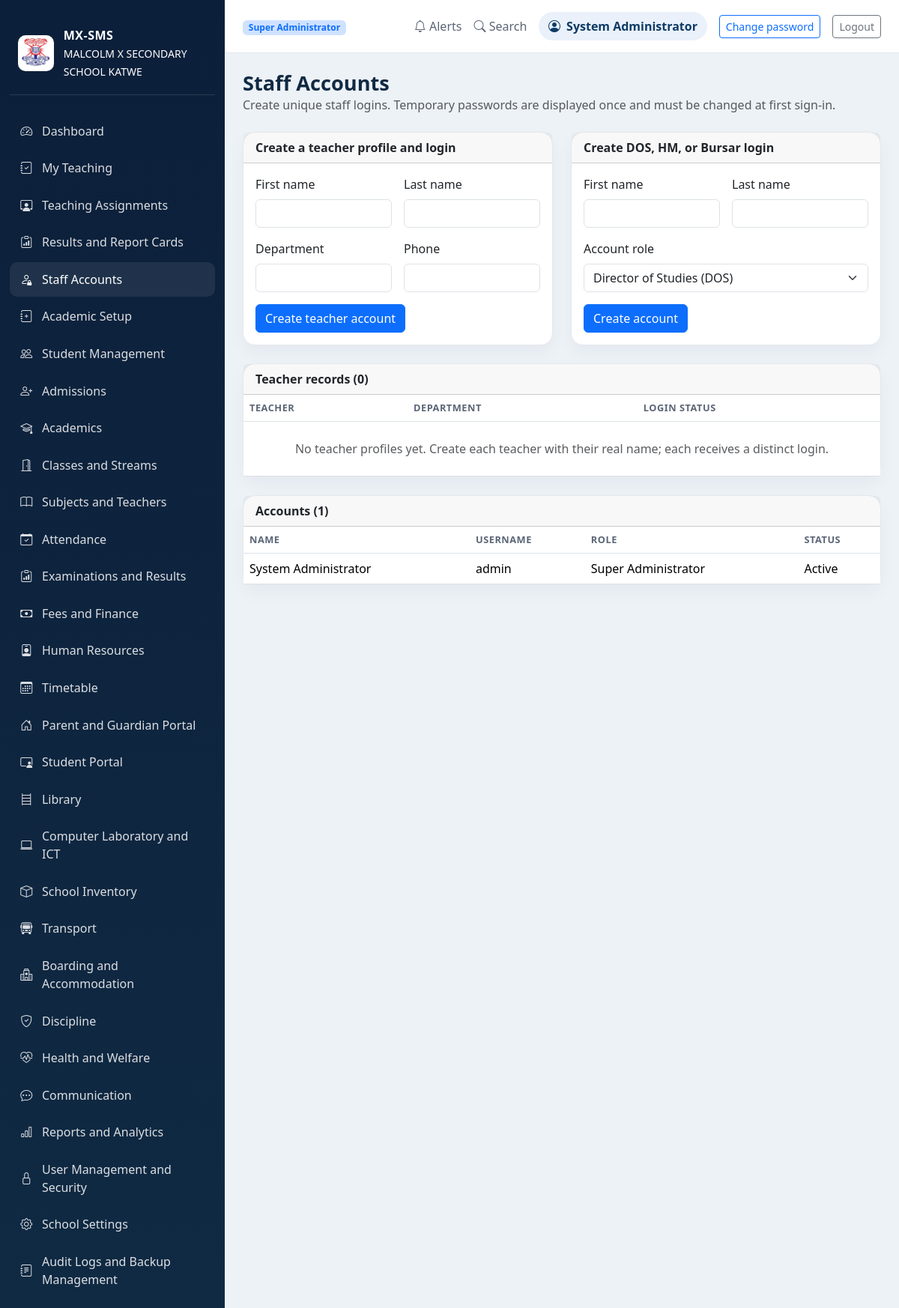
Page /accounts (signed in) on the committed database.
### app/models.py (models this page shows, shortened)
class Role(db.Model):
    __tablename__ = "role"
    id: Mapped[int] = mapped_column(Integer, primary_key=True)
    name: Mapped[str] = mapped_column(String(80), unique=True, nullable=False)
    description: Mapped[str] = mapped_column(Text, default="")
    permissions: Mapped[list["Permission"]] = relationship(
        "Permission",
        secondary=roles_permissions,
        back_populates="roles",
        cascade="all, delete",
    )
    users: Mapped[list["User"]] = relationship("User", back_populates="role")

class User(UserMixin, db.Model):
    __tablename__ = "user"
    id: Mapped[int] = mapped_column(Integer, primary_key=True)
    username: Mapped[str] = mapped_column(String(40), unique=True, nullable=False)
    email: Mapped[str] = mapped_column(String(120), unique=True, nullable=False)
    password_hash: Mapped[str] = mapped_column(String(255), nullable=False)
    first_name: Mapped[str] = mapped_column(String(80), nullable=False)
    last_name: Mapped[str] = mapped_column(String(80), nullable=False)
    role_id: Mapped[int | None] = mapped_column(ForeignKey("role.id"), nullable=True)
    is_active: Mapped[bool] = mapped_column(default=True)
    created_at: Mapped[datetime] = mapped_column(DateTime, default=datetime.utcnow)
    role: Mapped[Role | None] = relationship("Role", back_populates="users")
    @property
    def full_name(self):
        return f"{self.first_name} {self.last_name}".strip()

### app/routes.py (the view)
@main.route("/accounts")
@login_required
def staff_accounts():
    users = User.query.order_by(User.username).all()
    teachers = Teacher.query.order_by(Teacher.full_name).all()
    unlinked_teachers = [teacher for teacher in teachers if teacher.user_id is None]
    return render_template(
        "staff_accounts.html",
        users=users,
        teachers=teachers,
        unlinked_teachers=unlinked_teachers,
        staff_form=StaffAccountForm(),
        teacher_form=TeacherForm(),
    )

### app/forms.py
class StaffAccountForm(FlaskForm):
    first_name = StringField("First name", validators=[DataRequired(), Length(max=80)])
    last_name = StringField("Last name", validators=[DataRequired(), Length(max=80)])
    role = SelectField(
        "Account role",
        choices=[
            ("Director of Studies", "Director of Studies (DOS)"),
            ("Headmaster", "Headmaster (HM)"),
            ("Bursar", "Bursar"),
        ],
        validators=[DataRequired()],
    )
    submit = SubmitField("Create account")

class TeacherForm(FlaskForm):
    first_name = StringField("First name", validators=[DataRequired(), Length(max=80)])
    last_name = StringField("Last name", validators=[DataRequired(), Length(max=80)])
    department = StringField("Department", validators=[DataRequired(), Length(max=80)])
    phone = StringField("Phone", validators=[Optional(), Length(max=30)])
    submit = SubmitField("Create teacher account")

### app/routes.py (called while the page is built, shortened)
def role_name(user=None):
    user = user or current_user._get_current_object()
    if isinstance(user, StudentAccount):
        return "Student"
    user_role = getattr(user, "role", None)
    return user_role.name if user_role else None

@main.before_request
def restrict_student_access():
    if not current_user.is_authenticated:
        return None
    user = current_user._get_current_object()
    endpoint = request.endpoint
    if isinstance(user, StudentAccount):
        if endpoint not in STUDENT_ENDPOINTS:
            return redirect(url_for("main.student_portal"))
        return None
    role = role_name(user)
    if role == "Super Administrator":
        return None
    if endpoint not in ROLE_ENDPOINTS.get(role, set()):
        abort(403)
    return None

@main.context_processor
def inject_globals():
    user_role = role_name()
    if user_role == "Student":
        allowed_slugs = {"student-portal"}
    elif user_role == "Teacher":
        allowed_slugs = {"dashboard", "teacher-work"}
    elif user_role == "Bursar":
        allowed_slugs = {"dashboard", "finance"}
    else:
        allowed_slugs = {module["slug"] for module in MODULES}
    school = School.query.first()
    return {
        "module_nav": [module for module in MODULES if module["slug"] in allowed_slugs],
        "is_student_user": user_role == "Student",
        "user_role": user_role,
        "school": school,
        "school_name": school.name if school else "MALCOLM X SECONDARY SCHOOL KATWE",
    }

### app/templates/staff_accounts.html (shortened to what this page needs)
{% extends 'base.html' %}
{% block content %}
<div class="mb-4">
  <h2 class="page-title">Staff Accounts</h2>
  <p class="text-muted mb-0">Create unique staff logins. Temporary passwords are displayed once and must be changed at first sign-in.</p>
</div>
<div class="row g-4 mb-4">
  <div class="col-lg-6">
    <div class="card h-100">
      <div class="card-header"><strong>Create a teacher profile and login</strong></div>
      <div class="card-body">
        <form method="POST" action="{{ url_for('main.create_teacher_account') }}">
          <div class="row g-3">
            <div class="col-md-6">{{ teacher_form.first_name.label(class_='form-label') }}{{ teacher_form.first_name(class_='form-control') }}</div>
            <div class="col-md-6">{{ teacher_form.last_name.label(class_='form-label') }}{{ teacher_form.last_name(class_='form-control') }}</div>
            <div class="col-md-6">{{ teacher_form.department.label(class_='form-label') }}{{ teacher_form.department(class_='form-control') }}</div>
            <div class="col-md-6">{{ teacher_form.phone.label(class_='form-label') }}{{ teacher_form.phone(class_='form-control') }}</div>
          </div>
          <div class="mt-3">{{ teacher_form.submit(class_='btn btn-primary') }}</div>
        </form>
      </div>
    </div>
  </div>
  <div class="col-lg-6">
    <div class="card h-100">
      <div class="card-header"><strong>Create DOS, HM, or Bursar login</strong></div>
      <div class="card-body">
        <form method="POST" action="{{ url_for('main.create_staff_account') }}">
          <div class="row g-3">
            <div class="col-md-6">{{ staff_form.first_name.label(class_='form-label') }}{{ staff_form.first_name(class_='form-control') }}</div>
            <div class="col-md-6">{{ staff_form.last_name.label(class_='form-label') }}{{ staff_form.last_name(class_='form-control') }}</div>
            <div class="col-12">{{ staff_form.role.label(class_='form-label') }}{{ staff_form.role(class_='form-select') }}</div>
          </div>
          <div class="mt-3">{{ staff_form.submit(class_='btn btn-primary') }}</div>
        </form>
      </div>
    </div>
  </div>
</div>
<div class="card mb-4">
  <div class="card-header d-flex justify-content-between align-items-center">
    <strong>Teacher records ({{ teachers|length }})</strong>
  </div>
  <div class="table-responsive">
    <table class="table table-hover align-middle mb-0">
      <thead><tr><th>Teacher</th><th>Department</th><th>Login status</th></tr></thead>
      <tbody>
        {% for teacher in teachers %}
          <tr>
            <td>{{ teacher.full_name }}</td>
            <td>{{ teacher.department }}</td>
            <td>{% if teacher.user_id %}<span class="badge text-bg-success">Account ready</span>{% else %}<span class="badge text-bg-warning">Needs account</span>{% endif %}</td>
          </tr>
        {% else %}
          <tr><td colspan="3" class="text-center text-muted py-4">No teacher profiles yet. Create each teacher with their real name; each receives a distinct login.</td></tr>
        {% endfor %}
      </tbody>
    </table>
  </div>
</div>
<div class="card">
  <div class="card-header"><strong>Accounts ({{ users|length }})</strong></div>
  <div class="table-responsive">
    <table class="table table-hover align-middle mb-0">
      <thead><tr><th>Name</th><th>Username</th><th>Role</th><th>Status</th></tr></thead>
      <tbody>
        {% for user in users %}
          <tr>
            <td>{{ user.full_name }}</td>
            <td>{{ user.username }}</td>
            <td>{{ user.role.name if user.role else 'No role assigned' }}</td>
            <td>{{ 'Active' if user.is_active else 'Disabled' }}</td>
          </tr>
        {% else %}
          <tr><td colspan="4" class="text-center text-muted py-4">No staff accounts found.</td></tr>
        {% endfor %}
      </tbody>
    </table>
  </div>
</div>
{% endblock %}

### app/templates/base.html (shortened to what this page needs)
<!DOCTYPE html>
<html lang="en">
  <head>
    <link href="https://cdn.jsdelivr.net/npm/bootstrap@5.3.3/dist/css/bootstrap.min.css" rel="stylesheet" />
    <link rel="stylesheet" href="https://cdn.jsdelivr.net/npm/bootstrap-icons@1.11.3/font/bootstrap-icons.min.css" />
    <link rel="stylesheet" href="{{ url_for('static', filename='css/style.css') }}" />
  </head>
  <body>
    {% if current_user.is_authenticated %}
    <div class="app-shell d-flex">
      <aside class="sidebar">
        <div class="brand-box">
          <img
            class="school-badge sidebar-school-badge"
            src="{{ url_for('static', filename=school.profile_photo) if school and school.profile_photo else url_for('static', filename='images/school-badge.png') }}"
            alt="{{ school.name ~ ' profile picture' if school and school.profile_photo else 'Malcolm X Secondary School badge' }}"
          />
          <div>
            <div class="brand-name">MX-SMS</div>
            <small>{{ school_name }}</small>
          </div>
        </div>
        <nav class="nav flex-column mt-4 sidebar-nav">
          {% for module in module_nav %}
            <a class="nav-link {% if request.endpoint == module.route %}active{% endif %}" href="{{ url_for(module.route) }}">
              <i class="bi {{ module.icon }}"></i>
              <span>{{ module.label }}</span>
            </a>
          {% endfor %}
        </nav>
      </aside>
      <main class="content-area">
        <header class="topbar">
          <div>
            <span class="badge bg-primary-subtle text-primary">
              {{ 'Student portal' if is_student_user else user_role }}
            </span>
          </div>
          <div class="topbar-actions">
            <span class="me-3"><i class="bi bi-bell"></i> Alerts</span>
            <span class="me-3"><i class="bi bi-search"></i> Search</span>
            <span class="user-pill"><i class="bi bi-person-circle"></i> {{ current_user.full_name }}</span>
            {% if not is_student_user %}
              <a href="{{ url_for('main.staff_change_password') }}" class="btn btn-sm btn-outline-primary ms-3">Change password</a>
            {% endif %}
            <a href="{{ url_for('main.logout') }}" class="btn btn-sm btn-outline-secondary ms-3">Logout</a>
          </div>
        </header>
        <div class="page-body">{% block content %}{% endblock %}</div>
      </main>
    </div>
    {% endif %}
  </body>
</html>

### app/static/css/style.css (style rules this page uses)
:root { --primary: #0d3b66; --primary-soft: #eaf1fb; --navy: #102a43; --muted: #5b6576; --panel: #f8fafc; --light-border: #e5e7eb; --success: #1b9c85; --warning: #f4b942; --info: #3b82f6; }
body { background: #edf2f7; color: #1f2937; font-family: "Segoe UI", Tahoma, sans-serif; }
.school-badge { display: block; flex: 0 0 auto; object-fit: contain; background: #fff; border-radius: 10px; }
.sidebar-school-badge { width: 48px; height: 48px; padding: 2px; }
.app-shell { min-height: 100vh; }
.sidebar { width: 300px; background: linear-gradient(180deg, #0c1f3a 0%, #102a43 100%); color: white; padding: 1.2rem 0.8rem; overflow-y: auto; }
.brand-box { display: flex; align-items: center; gap: 0.8rem; padding: 1rem 0.7rem 1.2rem; border-bottom: 1px solid rgba(255, 255, 255, 0.12); }
.brand-name { font-weight: 700; letter-spacing: 0.03em; }
.sidebar-nav { gap: 0.2rem; }
.sidebar-nav .nav-link { color: rgba(255,255,255,0.85); border-radius: 10px; padding: 0.7rem 0.9rem; display: flex; align-items: center; gap: 0.8rem; transition: 0.2s ease; }
.sidebar-nav .nav-link:hover, .sidebar-nav .nav-link.active { background: rgba(255,255,255,0.08); color: white; }
.content-area { flex: 1; background: #edf2f7; }
.topbar { background: white; border-bottom: 1px solid var(--light-border); padding: 1rem 1.5rem; display: flex; justify-content: space-between; align-items: center; }
.topbar-actions { display: flex; align-items: center; color: var(--muted); }
.user-pill { display: inline-flex; align-items: center; gap: 0.5rem; background: var(--primary-soft); border-radius: 999px; padding: 0.45rem 0.8rem; color: var(--primary); font-weight: 600; }
.page-body { padding: 1.5rem; }
.page-title { font-size: clamp(1.7rem, 2vw, 2.3rem); font-weight: 700; color: var(--navy); margin: 0; }
.card { border: 1px solid var(--light-border); border-radius: 16px; box-shadow: 0 10px 22px rgba(15, 23, 42, 0.04); background: white; }
.table thead th { font-size: 0.8rem; letter-spacing: 0.04em; text-transform: uppercase; color: var(--muted); }

### rows in the picture
Role: name "Super Administrator"
User: full_name "System Administrator", username "admin", role "Super Administrator", is_active "Active"

### other values in the picture
{{ school_name }} "MALCOLM X SECONDARY SCHOOL KATWE"
{{ module.label }} "Dashboard" "My Teaching" "Teaching Assignments" "Results and Report Cards" "Staff Accounts" "Academic Setup" "Student Management" "Admissions" "Academics" "Classes and Streams" "Subjects and Teachers" "Attendance" "Examinations and Results" "Fees and Finance" "Human Resources" "Timetable" "Parent and Guardian Portal" "Student Portal" "Library" "Computer Laboratory and ICT" "School Inventory" "Transport" "Boarding and Accommodation" "Discipline" "Health and Welfare" "Communication" "Reports and Analytics" "User Management and Security" "School Settings" "Audit Logs and Backup Management"
{{ teacher_form.first_name.label(class_='form-label') }} "First name"
{{ teacher_form.last_name.label(class_='form-label') }} "Last name"
{{ teacher_form.department.label(class_='form-label') }} "Department"
{{ teacher_form.phone.label(class_='form-label') }} "Phone"
{{ staff_form.first_name.label(class_='form-label') }} "First name"
{{ staff_form.last_name.label(class_='form-label') }} "Last name"
{{ staff_form.role.label(class_='form-label') }} "Account role"
{{ teachers|length }} "0"
{{ users|length }} "1"
